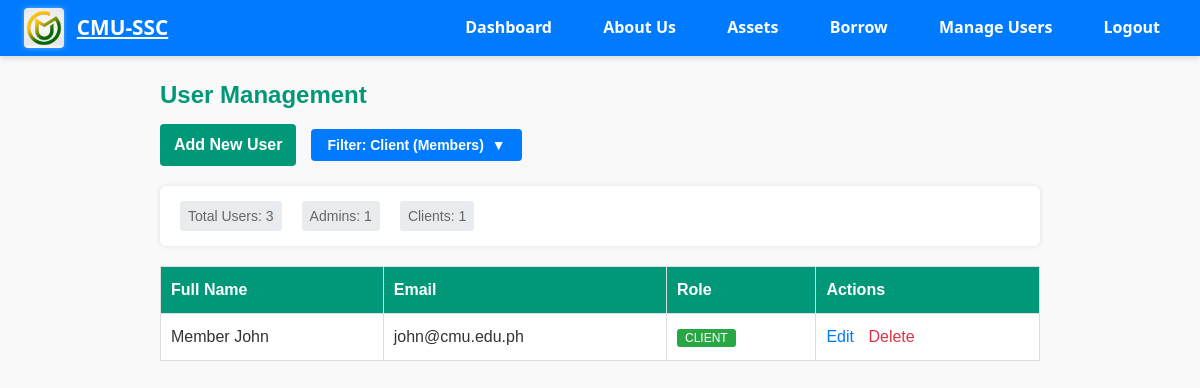
Page /System/users/list.php?action=list&filter=client (signed in) on the committed database.
### tables this page shows
CREATE TABLE users (
    user_id INT AUTO_INCREMENT PRIMARY KEY,
    full_name VARCHAR(100) NOT NULL,
    email VARCHAR(100) NOT NULL UNIQUE,
    password VARCHAR(255) NOT NULL,
    role ENUM('admin', 'staff', 'member') NOT NULL,
    status ENUM('active', 'inactive') DEFAULT 'active',
    date_created DATETIME DEFAULT CURRENT_TIMESTAMP
);

### System/users/list.php (the view, shortened to what this page needs)
<?php
require_once '../config/db.php';
$action = $_GET['action'] ?? '';
$filter = $_GET['filter'] ?? 'all';
$users = [];
if ($action === 'list' || $action === '') {
    $sql = "SELECT user_id, full_name, email, role FROM users";
    $params = [];
    if ($filter === 'admin') {
        $sql .= " WHERE role = 'admin'";
    } elseif ($filter === 'client') {
        $sql .= " WHERE role = 'member'";
    }
    $sql .= " ORDER BY full_name";
    $stmt = $pdo->prepare($sql);
    $stmt->execute($params);
    $users = $stmt->fetchAll(PDO::FETCH_ASSOC);
}
$totalUsers = (int) $pdo->query("SELECT COUNT(*) FROM users")->fetchColumn();
$adminCount = (int) $pdo->query("SELECT COUNT(*) FROM users WHERE role = 'admin'")->fetchColumn();
$clientCount = (int) $pdo->query("SELECT COUNT(*) FROM users WHERE role = 'member'")->fetchColumn();
?>
<!DOCTYPE html>
<html lang="en">
<head>
</head>
<body>
<?php include '../../includes/navbar.php'; ?>
<div class="main-content">
<?php if ($action === 'list' || $action === ''): ?>
    <h2>User Management</h2>
    <div class="header-container">
        <a href="?action=add&filter=<?= $filter ?>" class="button">Add New User</a>
        <div class="filter-dropdown">
            <button class="filter-btn">
                Filter:
                <?php
                $filterLabels = [
                    'all' => 'All Accounts',
                    'admin' => 'Admin',
                    'client' => 'Client (Members)'
                ];
                echo $filterLabels[$filter] ?? 'All Accounts';
                ?>
                <span>▼</span>
            </button>
        </div>
    </div>
    <div class="stats-container">
        <div class="filter-stats">
            <span>Total Users: <?= $totalUsers ?></span>
            <span>Admins: <?= $adminCount ?></span>
            <span>Clients: <?= $clientCount ?></span>
        </div>
    </div>
    <table>
        <thead>
            <tr>
                <th>Full Name</th><th>Email</th><th>Role</th><th>Actions</th>
            </tr>
        </thead>
        <tbody>
        <?php if ($users): ?>
            <?php foreach ($users as $user): ?>
                <tr>
                    <td><?= htmlspecialchars($user['full_name']) ?></td>
                    <td><?= htmlspecialchars($user['email']) ?></td>
                    <td>
                        <span style="background: <?= $user['role'] === 'admin' ? '#dc3545' : '#28a745' ?>; color: white; padding: 2px 8px; border-radius: 3px; font-size: 12px;">
                            <?= $user['role'] === 'admin' ? 'ADMIN' : 'CLIENT' ?>
                        </span>
                    </td>
                    <td class="actions">
                        <a href="?action=edit&id=<?= $user['user_id'] ?>&filter=<?= $filter ?>">Edit</a>
                        <a href="?action=delete&id=<?= $user['user_id'] ?>&filter=<?= $filter ?>" style="color:#dc3545;">Delete</a>
                    </td>
                </tr>
            <?php endforeach; ?>
        <?php else: ?>
            <tr><td colspan="4">No users found for the selected filter.</td></tr>
        <?php endif; ?>
        </tbody>
    </table>
<?php else: ?>
    <p>Invalid action specified.</p>
<?php endif; ?>
</div>
</body>
</html>

### System/users/list.php (style rules this page uses)
* { margin: 0; padding: 0; box-sizing: border-box; }
body { font-family: Arial, sans-serif; background: #f9f9f9; color: #333; line-height: 1.6; }
.main-content { max-width: 900px; margin: 20px auto; padding: 0 10px; }
h2 { color: #009879; margin-bottom: 10px; }
a.button, button { background-color: #009879; border: none; padding: 8px 14px; color: white; border-radius: 4px; text-decoration: none; font-weight: bold; cursor: pointer; }
.header-container { display: flex; align-items: center; gap: 15px; margin-bottom: 20px; flex-wrap: wrap; }
.filter-dropdown { position: relative; display: inline-block; }
.filter-btn { background-color: #007bff; color: white; padding: 8px 16px; font-size: 14px; border: none; border-radius: 4px; cursor: pointer; display: flex; align-items: center; gap: 8px; font-weight: 600; }
.stats-container { background: white; padding: 15px 20px; border-radius: 6px; box-shadow: 0 0 5px rgba(0,0,0,0.1); margin-bottom: 20px; }
.filter-stats { color: #666; font-size: 14px; display: flex; gap: 20px; flex-wrap: wrap; }
.filter-stats span { background: #e9ecef; padding: 4px 8px; border-radius: 3px; }
table { width: 100%; border-collapse: collapse; margin-top: 1rem; background: white; }
th, td { border: 1px solid #ddd; padding: 10px; text-align: left; }
thead { background-color: #009879; color: white; }
.actions a { margin-right: 10px; color: #007BFF; text-decoration: none; }

### rows in the picture
users: full_name "Member John", email "john@cmu.edu.ph", role "CLIENT"

### other values in the picture
$filterLabels[$filter] "Client (Members)"
$totalUsers "3"
$adminCount "1"
$clientCount "1"
